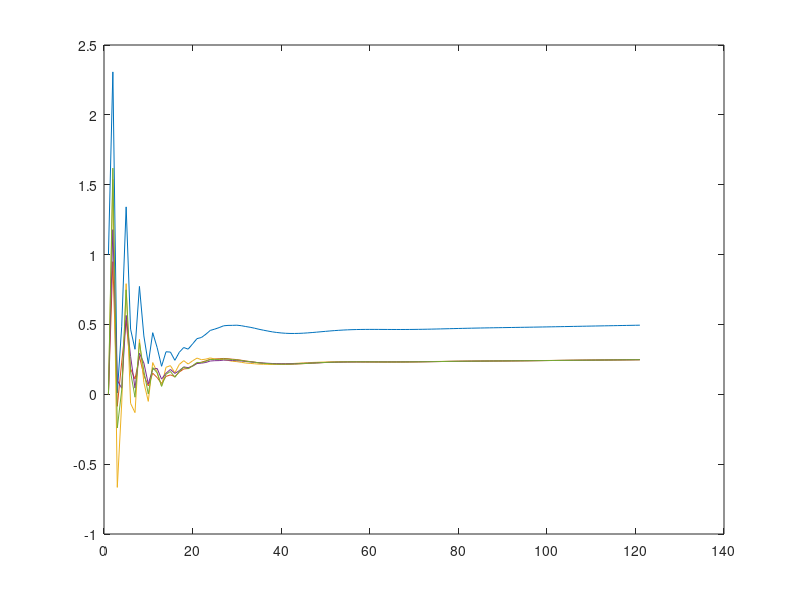
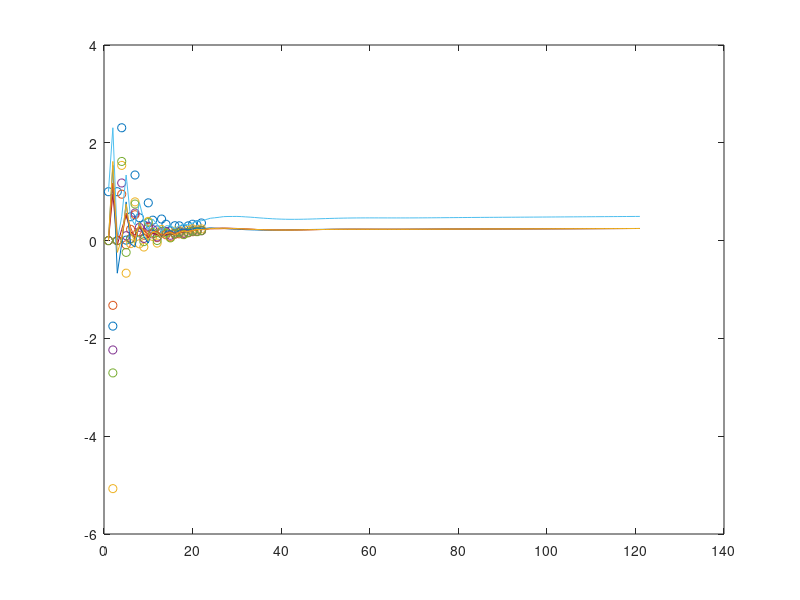
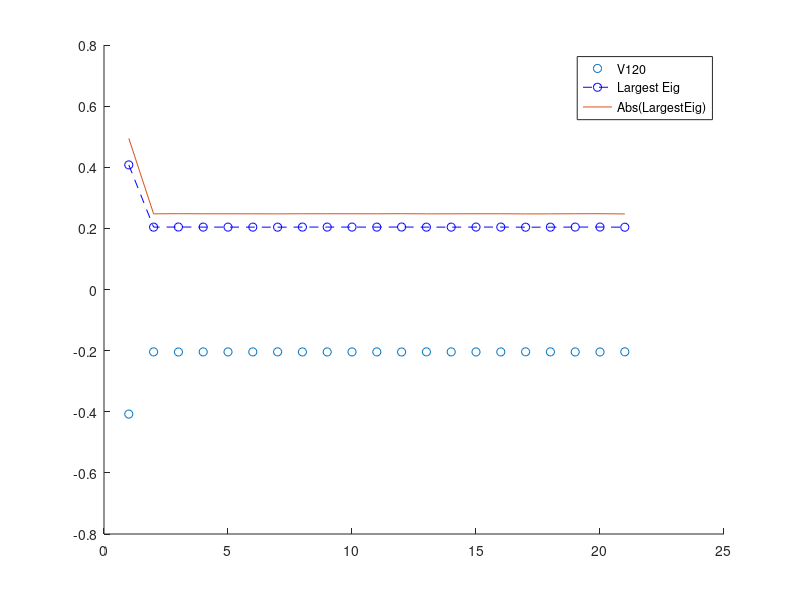

MATLAB code for these plots, in order: (Note: this script raises an error after producing the figures.)
%% Microchip Voltage
%1. Read CSV file
A = csvread("voltage_evolve.csv")
% Initial condition
%%V = [1,0,0,0,0,0,0,0,0,0,0,0,0,0,0,0,0,0,0,0,0];
V0 = [1;zeros(20,1)];
M120 = zeros(21,120);
%2. Calculate Voltages for 120ms
n = 120
V = V0
for i = 1:n
    M120(:,i)= A * V;
    V = M120(:,i);
end

M120=[V0,M120]
V = M120

%Voltages in first 5 locations
output = V(1:5,:) % require for each vector 0 to 120
%write to csv file for checking with excel
%%csvwrite('output.csv', output)

%3. GOAL 1: PLOT RESULT
figure(1);
plot(1:n+1,output,'-')

%4. GOAL 2: text file of V120 : voltages at 21 locations at the 120th millisecond
file = fopen('M120.txt','w')
MOut = M120(:,121)
fprintf(file,'%6.4f\n',MOut);
fclose(file);

%5. calculate eigenvalues and eigenvectors of Ausing eigs
eigen = eig(A)
%6. calculate largest eignevalue (sort or max command)    
eigen = abs(eigen)
max(eigen)

%7. GOAL 3: COMPARE LARGEST WITH TIME EVOLUTION
[V,D] = eig(A)
temp = [V,D]
largeEig = temp(:,1:1)

file = fopen('largeEig.txt','w')
fprintf(file,'%6.4f\n',largeEig);
fclose(file);

figure(3);
hold on;
plot(largeEig,'o')
plot(abs(largeEig),'b--o')
plot(MOut)

legend('V120','Largest Eig','Abs(LargestEig)')
hold off;
% The largest eigenvalue follows the same path however is the inverse.
% Looking more closely, the absolute value was calculated and plotted, it can be seen that
% the absolute values of V120 and the Largest Eigenvalue are different by roughly 0.05. 

%8. ~Vn = A^-1*~Vn+1
Ai = inv(A)
% Calculate Voltages for 120ms
n = 120
V = V0

M_I120 = V0;
%9. Backtrack ~V120 to ~V98
for i=120:-1:1
    V = Ai * M120(:,i);
    disp(V)
    M_I120 = [V,M_I120];
end
Vi = M_I120
%Move V0 from end to start
Vi = [V0, M_I120]
Vi = Vi(:,1:end-1)
%10. GOAL 4: On a new figure, plot the values of ?? as circles,
% on top of the values of ?? as lines.
output2 = Vi(1:5,1:22)
figure(2);
% Generate plot with circles
plot(1:22,output2, 'o')
% Display both plots on same figure
hold on
plot(1:n+1,output)
hold off;

%11. GOAL 5: Comment on the similarities and differences between the normal calculation forwards in time for the voltages and the backtracked values
%In comparison to the forward values, the backwards in time values were similiar in value, however varied by 0.2 from 10ms to 120ms. Below 10ms, the values varied significantly and at 1ms, the backwards tracked was very inaccurate.
%This shows that a backwards calculation is not as accurate as forwards. The results of each calculation followed a similar path.
%13. GOAL 6: FIND CONDITION NUMBER cond(A)
cond(A)
cond(Ai)

%14. GOAL 7: Calculate the largest eigenvalue for A and the largest eigenvalue for A^-1. Comment on the difference.
disp('Largest eigenvalue of A')
eigA = eigs(A);
eigA = abs(eigA);
eigA = max(eigA)

disp('Largest eigenvalue of Ai')
eigAi = eigs(Ai);
eigAi = abs(eigAi);
eigAi = max(eigAi)

%%disp('Comment on the differences')
% The largest eigenvalue for A is very close to 1. When finding the inverse of A, all the
% eigenvalues were complex numbers. Given that a complex number cannot be
% larger than a real number, the absolute value was found in both cases.
% This resulted in A= 1.0012 and Ai = 5.0111, this can also be seen in the
% generated graph, however on the graph Ai is a negative value. These
% results show a high discrepency between backwards and forwards
% calculations.

%15. GOAL 8: Write out the values of Vn and ~Vn to a file called
%'Voltages.csv'

writematrix(M120,'Voltages.csv')
dlmwrite('Voltages.csv','','delimiter',',','-append');
dlmwrite('Voltages.csv',Vi,'delimiter',',','-append');

